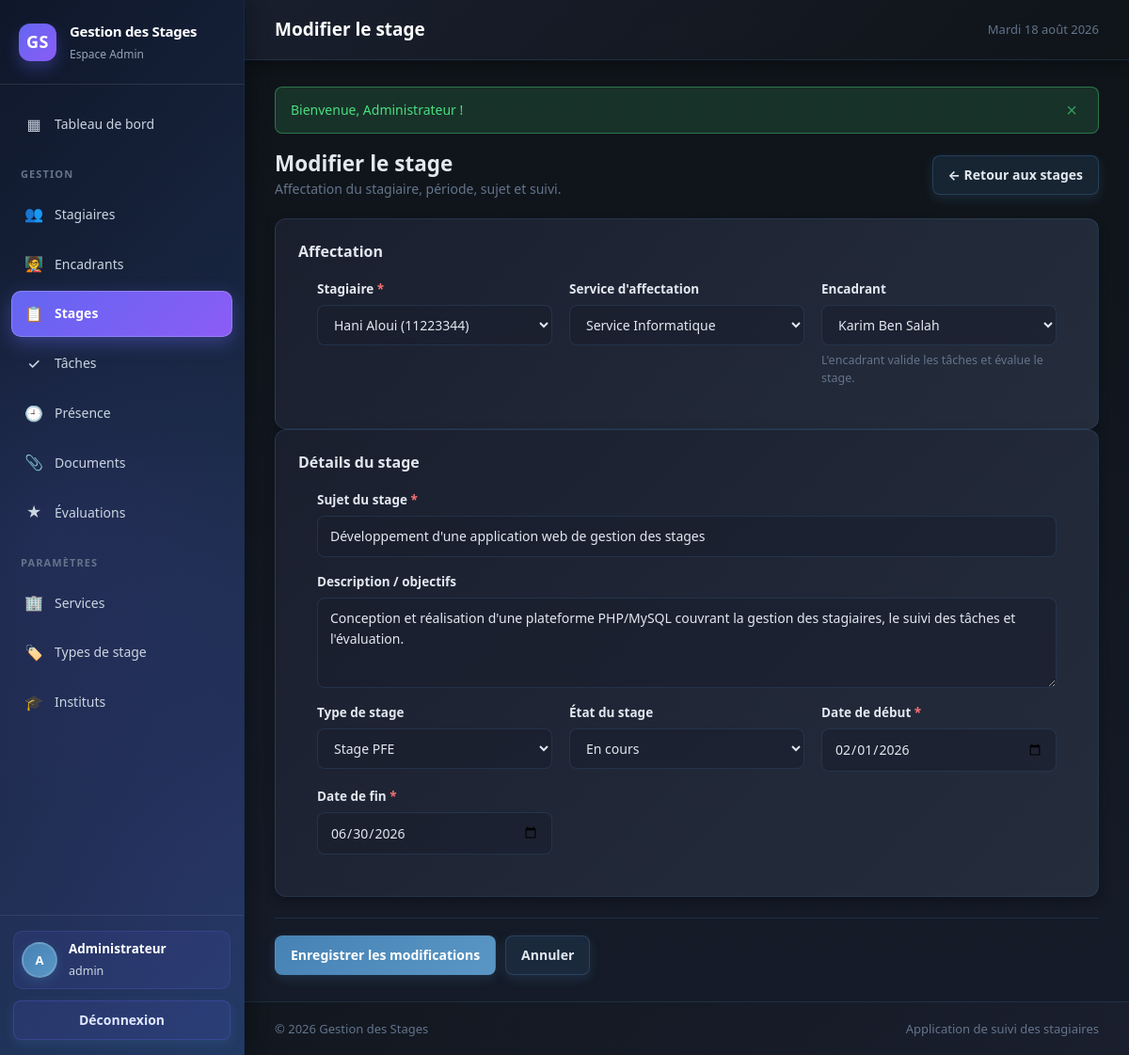
Page /stage_form.php?id=1 (signed in) on the earlier database version.
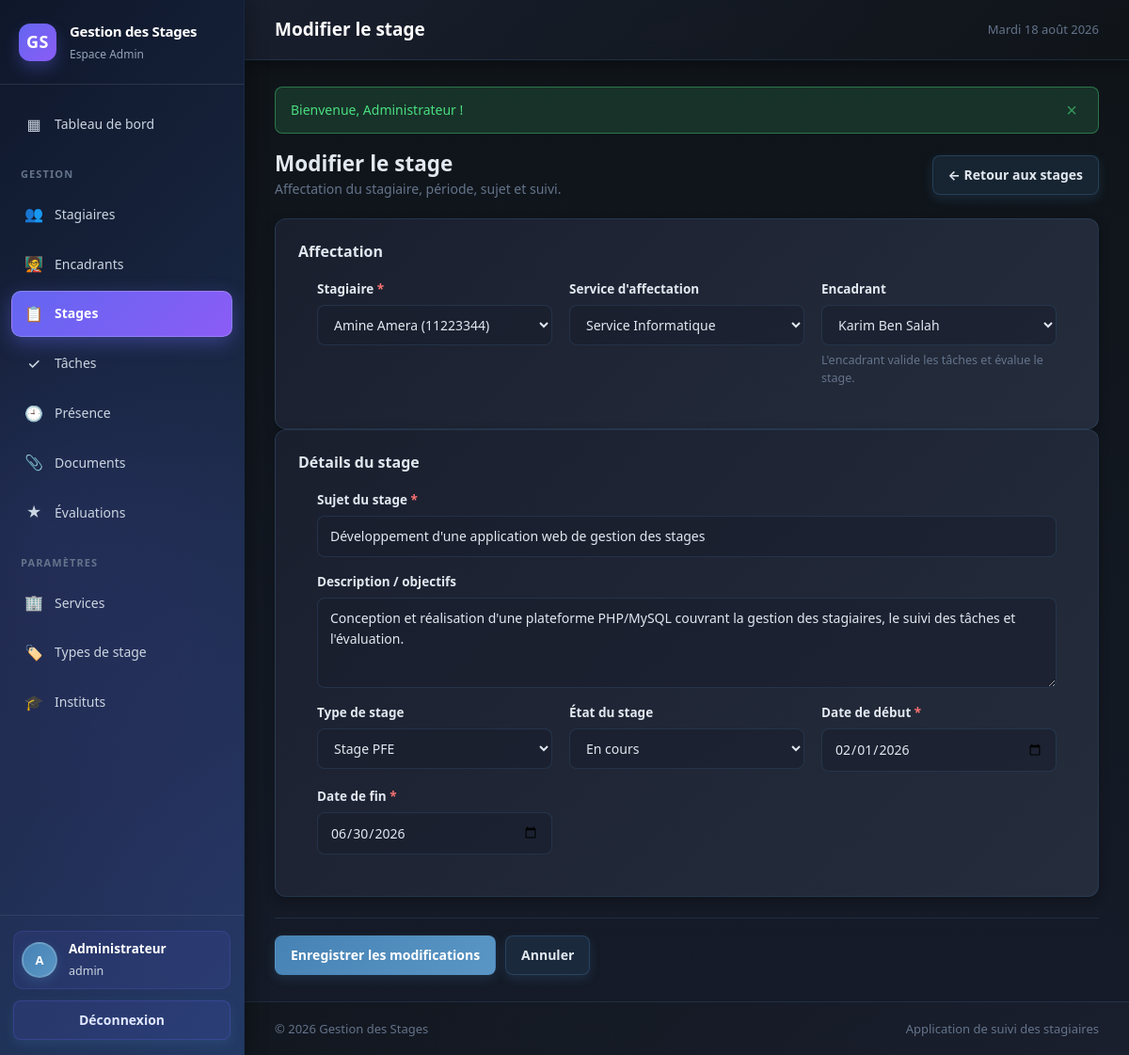
Same page on the later database version.
### tables this page shows
CREATE TABLE stage (
    id_stage     INT AUTO_INCREMENT PRIMARY KEY,
    id_stagiaire INT NOT NULL,
    id_service   INT DEFAULT NULL,
    id_encadrant INT DEFAULT NULL,
    id_type      INT DEFAULT NULL,
    sujet        VARCHAR(255) NOT NULL,
    description  TEXT DEFAULT NULL,
    date_debut   DATE NOT NULL,
    date_fin     DATE NOT NULL,
    type_stage   VARCHAR(50) DEFAULT NULL,
    statut       VARCHAR(30) NOT NULL DEFAULT 'En cours',
    CONSTRAINT fk_stage_stagiaire FOREIGN KEY (id_stagiaire)
        REFERENCES stagiaire (id_stagiaire) ON DELETE CASCADE,
    CONSTRAINT fk_stage_service FOREIGN KEY (id_service)
        REFERENCES service (id_service) ON DELETE SET NULL,
    CONSTRAINT fk_stage_encadrant FOREIGN KEY (id_encadrant)
        REFERENCES encadrant (id_encadrant) ON DELETE SET NULL,
    CONSTRAINT fk_stage_type FOREIGN KEY (id_type)
        REFERENCES type_stage (id_type) ON DELETE SET NULL,
    CONSTRAINT ck_stage_dates CHECK (date_fin >= date_debut),
    INDEX idx_stage_statut (statut)
);

CREATE TABLE stagiaire (
    id_stagiaire  INT AUTO_INCREMENT PRIMARY KEY,
    nom           VARCHAR(50)  NOT NULL,
    prenom        VARCHAR(50)  NOT NULL,
    cin           VARCHAR(20)  NOT NULL,
    email         VARCHAR(100) NOT NULL,
    telephone     VARCHAR(20)  DEFAULT NULL,
    etablissement VARCHAR(100) DEFAULT NULL,
    specialite    VARCHAR(100) DEFAULT NULL,
    niveau        VARCHAR(50)  DEFAULT NULL,
    id_institut   INT DEFAULT NULL,
    date_creation DATETIME NOT NULL DEFAULT CURRENT_TIMESTAMP,
    UNIQUE KEY uk_stagiaire_cin (cin),
    UNIQUE KEY uk_stagiaire_email (email),
    CONSTRAINT fk_stagiaire_institut FOREIGN KEY (id_institut)
        REFERENCES institut (id_institut) ON DELETE SET NULL
);

CREATE TABLE service (
    id_service   INT AUTO_INCREMENT PRIMARY KEY,
    nom_service  VARCHAR(100) NOT NULL,
    description  VARCHAR(255) DEFAULT NULL,
    UNIQUE KEY uk_service_nom (nom_service)
);

CREATE TABLE encadrant (
    id_encadrant INT AUTO_INCREMENT PRIMARY KEY,
    nom          VARCHAR(50)  NOT NULL,
    prenom       VARCHAR(50)  NOT NULL,
    email        VARCHAR(100) NOT NULL,
    telephone    VARCHAR(20)  DEFAULT NULL,
    fonction     VARCHAR(100) DEFAULT NULL,
    id_service   INT DEFAULT NULL,
    UNIQUE KEY uk_encadrant_email (email),
    CONSTRAINT fk_encadrant_service FOREIGN KEY (id_service)
        REFERENCES service (id_service) ON DELETE SET NULL
);

CREATE TABLE type_stage (
    id_type      INT AUTO_INCREMENT PRIMARY KEY,
    libelle      VARCHAR(50) NOT NULL,
    duree_min    INT DEFAULT NULL COMMENT 'Durée minimale conseillée en jours',
    UNIQUE KEY uk_type_libelle (libelle)
);

### includes/functions.php (called while the page is built, shortened)
<?php
require_once __DIR__ . '/db.php';
function e($value): string
{
    return htmlspecialchars((string) $value, ENT_QUOTES | ENT_SUBSTITUTE, 'UTF-8');
}
function get(string $key, $default = ''): string
{
    return trim((string) ($_GET[$key] ?? $default));
}
function intOrNull($value): ?int
{
    return ($value === '' || $value === null || (int) $value <= 0) ? null : (int) $value;
}
function listeServices(): array
{
    return fetchAll('SELECT * FROM service ORDER BY nom_service');
}
function listeEncadrants(): array
{
    return fetchAll('SELECT * FROM encadrant ORDER BY nom, prenom');
}
function listeTypes(): array
{
    return fetchAll('SELECT * FROM type_stage ORDER BY libelle');
}

### includes/db.php (called while the page is built, shortened)
<?php
function db(): PDO
{
    static $pdo = null;
    if ($pdo === null) {
        $dsn = sprintf('mysql:host=%s;dbname=%s;charset=%s', DB_HOST, DB_NAME, DB_CHARSET);
        try {
            $pdo = new PDO($dsn, DB_USER, DB_PASS, [
                PDO::ATTR_ERRMODE            => PDO::ERRMODE_EXCEPTION,
                PDO::ATTR_DEFAULT_FETCH_MODE => PDO::FETCH_ASSOC,
                PDO::ATTR_EMULATE_PREPARES   => false,
                PDO::MYSQL_ATTR_INIT_COMMAND => 'SET NAMES ' . DB_CHARSET . " COLLATE utf8mb4_unicode_ci",
            ]);
        } catch (PDOException $e) {
            http_response_code(500);
            exit(
                '<div style="font-family:system-ui;max-width:640px;margin:80px auto;padding:24px;'
                . 'border:1px solid #fecaca;background:#fef2f2;border-radius:12px;color:#991b1b">'
                . '<h2 style="margin:0 0 8px">Connexion à la base de données impossible</h2>'
                . '<p style="margin:0 0 12px">' . htmlspecialchars($e->getMessage()) . '</p>'
                . '<p style="margin:0;font-size:14px">Vérifiez que MySQL est démarré et que la base '
                . '<code>' . DB_NAME . '</code> a bien été importée (database/schema.sql).</p></div>'
            );
        }
    }
    return $pdo;
}
function query(string $sql, array $params = []): PDOStatement
{
    $stmt = db()->prepare($sql);
    $stmt->execute($params);
    return $stmt;
}
function fetchAll(string $sql, array $params = []): array
{
    return query($sql, $params)->fetchAll();
}
function fetchOne(string $sql, array $params = []): ?array
{
    $row = query($sql, $params)->fetch();
    return $row === false ? null : $row;
}

### public/stage_form.php (the view, shortened to what the changed rows need)
<?php
$id      = intOrNull(get('id'));
$edition = $id !== null;
$pageTitle  = $edition ? 'Modifier le stage' : 'Nouveau stage';
$data = [
    'id_stagiaire' => '', 'id_service' => '', 'id_encadrant' => '', 'id_type' => '',
    'sujet' => '', 'description' => '', 'date_debut' => '', 'date_fin' => '',
    'statut' => 'En cours',
];
if ($edition) {
    $existant = fetchOne('SELECT * FROM stage WHERE id_stage = ?', [$id]);
    $data = array_merge($data, $existant);
}
$stagiaires = fetchAll('SELECT id_stagiaire, nom, prenom, cin FROM stagiaire ORDER BY nom, prenom');
require_once __DIR__ . '/../includes/header.php';
?>
<div class="page-head">
    <div>
        <h2 class="mb-0"><?= e($pageTitle) ?></h2>
    </div>
</div>
<form method="post">
    <section class="card">
        <div class="card__body">
            <div class="form-grid">
                <div class="field">
                    <label for="id_stagiaire">Stagiaire <span class="req">*</span></label>
                    <select class="select" id="id_stagiaire" name="id_stagiaire" required>
                        <?php foreach ($stagiaires as $st): ?>
                            <option value="<?= (int) $st['id_stagiaire'] ?>"
                                <?= (string) $data['id_stagiaire'] === (string) $st['id_stagiaire'] ? 'selected' : '' ?>>
                                <?= e($st['prenom'] . ' ' . $st['nom'] . ' (' . $st['cin'] . ')') ?>
                            </option>
                        <?php endforeach; ?>
                    </select>
                </div>
                <div class="field">
                    <label for="id_service">Service d'affectation</label>
                    <select class="select" id="id_service" name="id_service">
                        <?php foreach (listeServices() as $sv): ?>
                            <option value="<?= (int) $sv['id_service'] ?>"
                                <?= (string) $data['id_service'] === (string) $sv['id_service'] ? 'selected' : '' ?>>
                                <?= e($sv['nom_service']) ?>
                            </option>
                        <?php endforeach; ?>
                    </select>
                </div>
                <div class="field">
                    <label for="id_encadrant">Encadrant</label>
                    <select class="select" id="id_encadrant" name="id_encadrant">
                        <?php foreach (listeEncadrants() as $en): ?>
                            <option value="<?= (int) $en['id_encadrant'] ?>"
                                <?= (string) $data['id_encadrant'] === (string) $en['id_encadrant'] ? 'selected' : '' ?>>
                                <?= e($en['prenom'] . ' ' . $en['nom']) ?>
                            </option>
                        <?php endforeach; ?>
                    </select>
                    <span class="hint">L'encadrant valide les tâches et évalue le stage.</span>
                </div>
            </div>
        </div>
    </section>
    <section class="card">
        <div class="card__body">
            <div class="form-grid">
                <div class="field field--full">
                    <label for="sujet">Sujet du stage <span class="req">*</span></label>
                    <input class="input" type="text" id="sujet" name="sujet" required maxlength="255"
                           value="<?= e($data['sujet']) ?>"
                           placeholder="ex. Développement d'une application de gestion des stages">
                </div>
                <div class="field field--full">
                    <label for="description">Description / objectifs</label>
                    <textarea class="textarea" id="description" name="description"
                              placeholder="Objectifs, technologies, livrables attendus…"><?= e($data['description']) ?></textarea>
                </div>
                <div class="field">
                    <label for="id_type">Type de stage</label>
                    <select class="select" id="id_type" name="id_type">
                        <?php foreach (listeTypes() as $t): ?>
                            <option value="<?= (int) $t['id_type'] ?>"
                                <?= (string) $data['id_type'] === (string) $t['id_type'] ? 'selected' : '' ?>>
                                <?= e($t['libelle']) ?>
                            </option>
                        <?php endforeach; ?>
                    </select>
                </div>
                <div class="field">
                    <label for="date_debut">Date de début <span class="req">*</span></label>
                    <input class="input" type="date" id="date_debut" name="date_debut" required
                           value="<?= e($data['date_debut']) ?>">
                </div>
                <div class="field">
                    <label for="date_fin">Date de fin <span class="req">*</span></label>
                    <input class="input" type="date" id="date_fin" name="date_fin" required
                           value="<?= e($data['date_fin']) ?>">
                </div>
            </div>
        </div>
    </section>
</form>
<?php require_once __DIR__ . '/../includes/footer.php'; ?>

Differences in the rows shown:
changed through a linked row, stage "Développement d'une application web de gestion des stages": id_stagiaire "Hani Aloui (11223344)" → "Amine Amera (11223344)"
